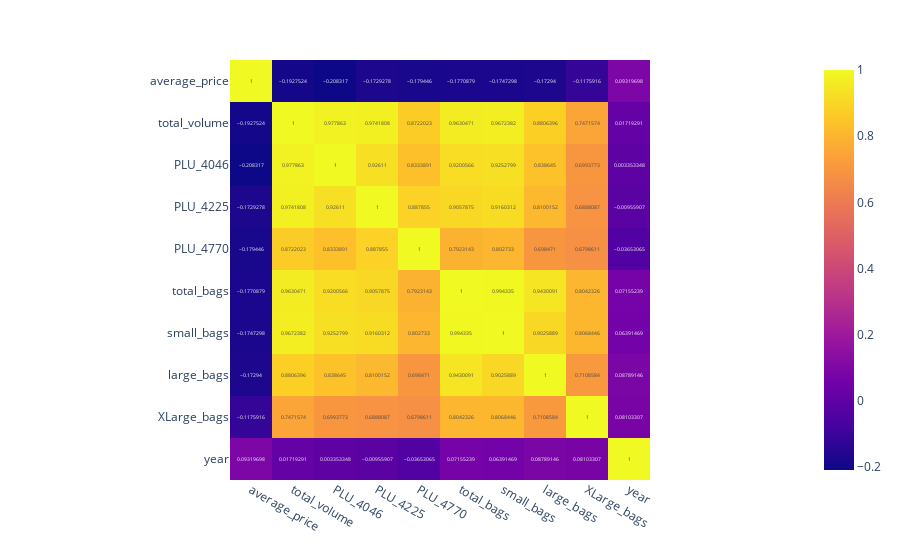

The cell this chart's notebook holds for it:
### Code cell
px.imshow(df.corr(),text_auto=True)

### Figure 1 — Plotly figure (JSON) as saved in the notebook; plotly's stock layout.template omitted (floating-point values rounded to 4 significant figures)
{"data": [{"coloraxis": "coloraxis", "hovertemplate": "x: %{x}<br>y: %{y}<br>color: %{z}<extra></extra>", "name": "0", "texttemplate": "%{z}", "type": "heatmap", "x": ["average_price", "total_volume", "PLU_4046", "PLU_4225", "PLU_4770", "total_bags", "small_bags", "large_bags", "XLarge_bags", "year"], "xaxis": "x", "y": ["average_price", "total_volume", "PLU_4046", "PLU_4225", "PLU_4770", "total_bags", "small_bags", "large_bags", "XLarge_bags", "year"], "yaxis": "y", "z": [[1, -0.1928, -0.2083, -0.1729, -0.1794, -0.1771, -0.1747, -0.1729, -0.1176, 0.0932], [-0.1928, 1, 0.9779, 0.9742, 0.8722, 0.963, 0.9672, 0.8806, 0.7472, 0.01719], [-0.2083, 0.9779, 1, 0.9261, 0.8334, 0.9201, 0.9253, 0.8386, 0.6994, 0.003353], [-0.1729, 0.9742, 0.9261, 1, 0.8879, 0.9058, 0.916, 0.81, 0.6888, -0.009559], [-0.1794, 0.8722, 0.8334, 0.8879, 1, 0.7923, 0.8027, 0.6985, 0.6799, -0.03653], [-0.1771, 0.963, 0.9201, 0.9058, 0.7923, 1, 0.9943, 0.943, 0.8042, 0.07155], [-0.1747, 0.9672, 0.9253, 0.916, 0.8027, 0.9943, 1, 0.9026, 0.8068, 0.06391], [-0.1729, 0.8806, 0.8386, 0.81, 0.6985, 0.943, 0.9026, 1, 0.7109, 0.08789], [-0.1176, 0.7472, 0.6994, 0.6888, 0.6799, 0.8042, 0.8068, 0.7109, 1, 0.08103], [0.0932, 0.01719, 0.003353, -0.009559, -0.03653, 0.07155, 0.06391, 0.08789, 0.08103, 1]]}], "layout": {"coloraxis": {"colorscale": [[0, "#0d0887"], [0.1111, "#46039f"], [0.2222, "#7201a8"], [0.3333, "#9c179e"], [0.4444, "#bd3786"], [0.5556, "#d8576b"], [0.6667, "#ed7953"], [0.7778, "#fb9f3a"], [0.8889, "#fdca26"], [1, "#f0f921"]]}, "margin": {"t": 60}, "xaxis": {"anchor": "y", "constrain": "domain", "domain": [0, 1], "scaleanchor": "y"}, "yaxis": {"anchor": "x", "autorange": "reversed", "constrain": "domain", "domain": [0, 1]}}}
